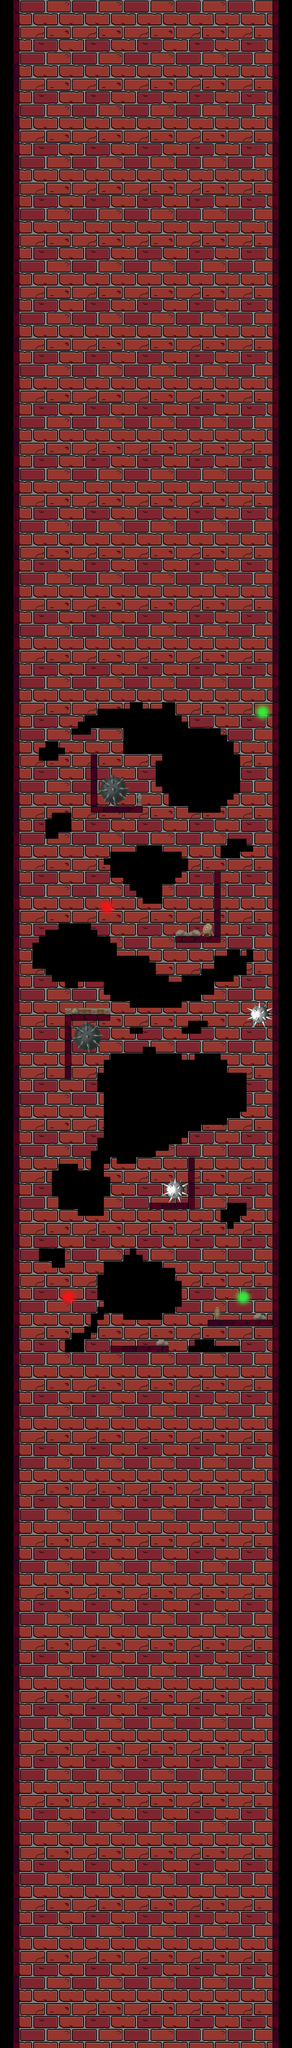

Tiled map render using the project's own tile images. Description and the map definition, with tile-layer contents summarised, below:
An orthogonal 45x315 tile map with 32x32 px tiles, 4 tile layers (background, walls, teleports, dead_things) and 23 objects.

<map version="1.9" tiledversion="1.9.2" orientation="orthogonal" renderorder="right-down" width="45" height="315" tilewidth="32" tileheight="32" infinite="0" nextlayerid="22" nextobjectid="93">
 <tileset firstgid="1" source="map_sprite.tsx" />
 <layer id="18" name="background" width="45" height="315">
  <data>[14175 cells, 0 non-empty, 0 distinct tile ids]</data>
 </layer>
 <layer id="2" name="walls" width="45" height="315">
  <data>[14175 cells, 11871 non-empty, 71 distinct tile ids]</data>
 </layer>
 <layer id="3" name="teleports" width="45" height="315">
  <data>[14175 cells, 59 non-empty, 31 distinct tile ids]</data>
 </layer>
 <layer id="4" name="dead_things" width="45" height="315">
  <data>[14175 cells, 82 non-empty, 41 distinct tile ids]</data>
 </layer>
 <objectgroup id="5" name="walls">
  <object id="29" x="1344" y="0" width="256" height="10080" />
  <object id="30" x="-128" y="0" width="224" height="10080" />
 </objectgroup>
 <objectgroup id="14" name="walls_inside_tower">
  <object id="56" x="448" y="3712" width="32" height="288" />
  <object id="57" x="448" y="3968" width="256" height="32" />
  <object id="58" x="1056" y="4288" width="32" height="352" />
  <object id="59" x="864" y="4608" width="224" height="32" />
  <object id="60" x="320" y="4992" width="32" height="320" />
  <object id="61" x="320" y="4992" width="224" height="32" />
  <object id="62" x="928" y="5696" width="32" height="256" />
  <object id="63" x="736" y="5920" width="224" height="32" />
  <object id="64" x="1024" y="6496" width="352" height="32" />
  <object id="65" x="544" y="6624" width="288" height="32" />
 </objectgroup>
 <objectgroup id="6" name="coins">
  <object id="72" x="205.667" y="4367" width="64" height="64" />
  <object id="73" x="306.5" y="5965.5" width="64" height="64" />
  <object id="81" x="960" y="6592" width="64" height="64" />
 </objectgroup>
 <objectgroup id="7" name="dead_things">
  <object id="76" x="800" y="5792" width="128" height="128" />
  <object id="79" x="1216" y="4928" width="128" height="128" />
  <object id="83" x="352" y="5024" width="160" height="160" />
  <object id="84" x="480" y="3808" width="160" height="160" />
 </objectgroup>
 <objectgroup id="10" name="moving_beams" />
 <objectgroup id="11" name="walking_enemies" />
 <objectgroup id="13" name="spins" />
 <objectgroup id="15" name="body_parts_restorer" />
 <objectgroup id="16" name="dragons" />
 <objectgroup id="17" name="hounter" />
 <objectgroup id="19" name="changing_pos_beams" />
 <objectgroup id="20" name="spider_webs" />
 <objectgroup id="21" name="teleports">
  <object id="89" x="1248" y="3456" width="96" height="96">
   <properties>
    <property name="tp" value="1" />
   </properties>
  </object>
  <object id="90" x="480" y="4416" width="96" height="96">
   <properties>
    <property name="tp_target" value="1" />
   </properties>
  </object>
  <object id="91" x="1152" y="6336" width="96" height="96">
   <properties>
    <property name="tp" value="0" />
   </properties>
  </object>
  <object id="92" x="288" y="6336" width="96" height="96">
   <properties>
    <property name="tp_target" value="0" />
   </properties>
  </object>
 </objectgroup>
</map>
